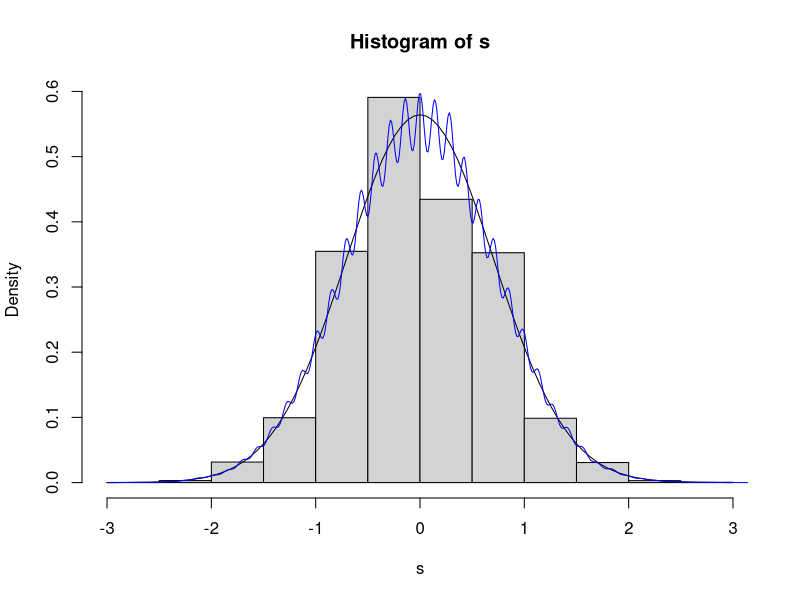
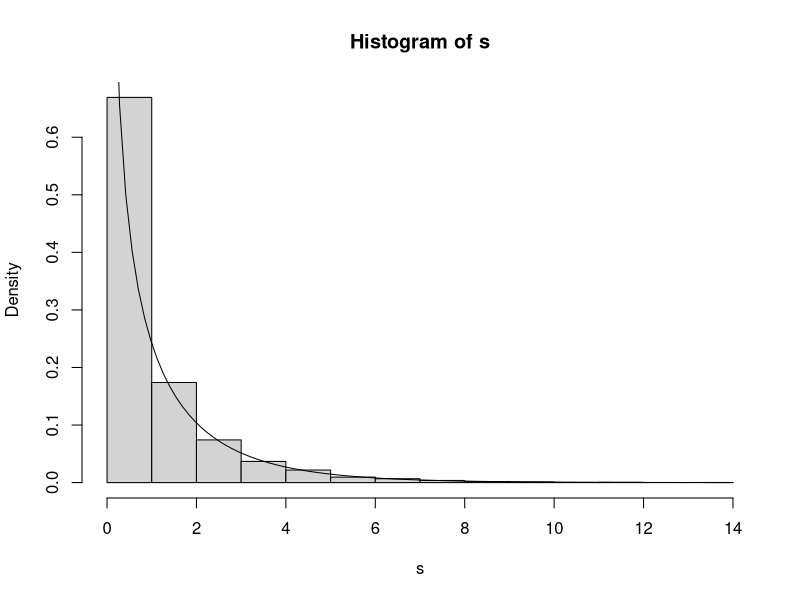

The R source for these figures, in order:
s <- replicate(100000, {
  k <- sample(0:1, 100, replace = T)
  (sum(k) - 50) / sqrt(50)
  })

hist(s, freq = F)
curve(dnorm(x, 0, sqrt(1-0.5)), add = T)
points(density(s), type = "l", col="blue")


k <- sample(0:1, 1000, replace = T)
((sum(k) - 500)**2 / 500) + ((1000 - sum(k) - 500)**2/500)

s <- replicate(10000, {
k <- sample(0:1, 1000, replace = T)
((sum(k) - 500)**2 / 500) + ((1000 - sum(k) - 500)**2/500)
})

hist(s, freq = F)
curve(dchisq(x, 1), add = T)

zaobserwowane <- c(123, 157)
oczekiwane <- c(140, 140)

chi_kwadrat <- sum((zaobserwowane - oczekiwane)**2 / oczekiwane)
qchisq(0.95, 1)
pchisq(chi_kwadrat, 1, lower.tail = F)

zaobserwowane <- c(30, 21, 24)
oczekiwane <- c(25, 25, 25)
chi_kwadrat <- sum((zaobserwowane - oczekiwane)**2 / oczekiwane)
qchisq(0.95,2)
